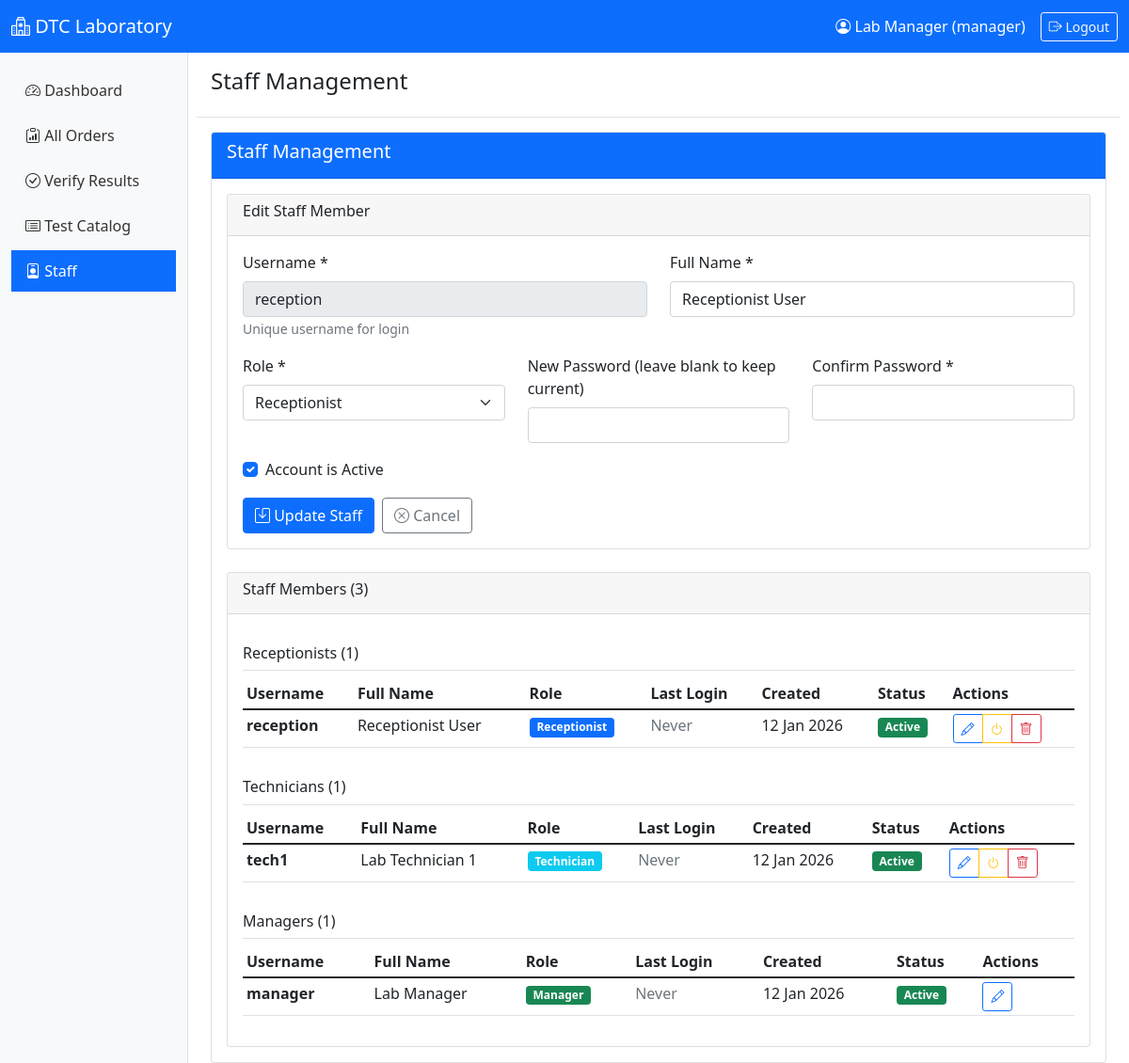
The page /staff.php?edit=1 (signed in) on the database its author committed.
### tables this page shows
CREATE TABLE IF NOT EXISTS staff (
    id INT PRIMARY KEY AUTO_INCREMENT,
    username VARCHAR(50) UNIQUE NOT NULL,
    full_name VARCHAR(200) NOT NULL,
    role ENUM('receptionist', 'technician', 'manager') NOT NULL,
    password_hash VARCHAR(255) NOT NULL,
    is_active BOOLEAN DEFAULT TRUE,
    last_login DATETIME,
    created_at TIMESTAMP DEFAULT CURRENT_TIMESTAMP
);

### includes/Database.php (called while the page is built, shortened)
<?php
class Database {
    private $host = DB_HOST;
    private $user = DB_USER;
    private $pass = DB_PASS;
    private $dbname = DB_NAME;
    private $pdo;
    private $stmt;
    public function __construct() {
        $dsn = "mysql:host=" . $this->host . ";dbname=" . $this->dbname . ";charset=utf8mb4";
        $options = [
            PDO::ATTR_PERSISTENT => true,
            PDO::ATTR_ERRMODE => PDO::ERRMODE_EXCEPTION,
            PDO::ATTR_DEFAULT_FETCH_MODE => PDO::FETCH_ASSOC
        ];
        try {
            $this->pdo = new PDO($dsn, $this->user, $this->pass, $options);
        } catch (PDOException $e) {
            $this->error = $e->getMessage();
            die("Connection failed: " . $this->error);
        }
    }
    public function query($sql) {
        $this->stmt = $this->pdo->prepare($sql);
    }
    public function bind($param, $value, $type = null) {
        if (is_null($type)) {
            switch (true) {
                default:
                    $type = PDO::PARAM_STR;
            }
        }
        $this->stmt->bindValue($param, $value, $type);
    }
    public function execute() {
        return $this->stmt->execute();
    }
    public function resultSet() {
        $this->execute();
        return $this->stmt->fetchAll();
    }
    public function single() {
        $this->execute();
        return $this->stmt->fetch();
    }
}
?>

### staff.php (the view, shortened to what this page needs)
<?php
require_once 'includes/header.php';
require_once 'includes/Database.php';
$db = new Database();
$db->query('SELECT * FROM staff ORDER BY role, full_name');
$staff_members = $db->resultSet();
$staff_by_role = [];
foreach ($staff_members as $staff) {
    $staff_by_role[$staff['role']][] = $staff;
}
$edit_staff = null;
if (isset($_GET['edit'])) {
    $staff_id = $_GET['edit'];
    $db->query('SELECT * FROM staff WHERE id = :id');
    $db->bind(':id', $staff_id);
    $edit_staff = $db->single();
}
?>
<div class="row">
    <div class="col-md-12">
        <div class="card">
            <div class="card-header bg-primary text-white">
                <h5>Staff Management</h5>
            </div>
            <div class="card-body">
                <div class="card mb-4">
                    <div class="card-header">
                        <h6><?php echo $edit_staff ? 'Edit Staff Member' : 'Add New Staff Member'; ?></h6>
                    </div>
                    <div class="card-body">
                        <form method="POST" action="">
                            <div class="row">
                                <div class="col-md-6">
                                    <div class="mb-3">
                                        <label for="username" class="form-label">Username *</label>
                                        <input type="text" class="form-control" id="username"
                                               name="username" value="<?php echo $edit_staff['username'] ?? ''; ?>"
                                               <?php echo $edit_staff ? 'readonly' : 'required'; ?>>
                                        <small class="text-muted">Unique username for login</small>
                                    </div>
                                </div>
                                <div class="col-md-6">
                                    <div class="mb-3">
                                        <label for="full_name" class="form-label">Full Name *</label>
                                        <input type="text" class="form-control" id="full_name"
                                               name="full_name" value="<?php echo $edit_staff['full_name'] ?? ''; ?>" required>
                                    </div>
                                </div>
                            </div>
                            <div class="row">
                                <div class="col-md-4">
                                    <div class="mb-3">
                                        <label for="role" class="form-label">Role *</label>
                                        <select class="form-select" id="role" name="role" required>
                                            <option value="receptionist" <?php echo ($edit_staff['role'] ?? '') == 'receptionist' ? 'selected' : ''; ?>>Receptionist</option>
                                        </select>
                                    </div>
                                </div>
                                <div class="col-md-4">
                                    <div class="mb-3">
                                        <label for="password" class="form-label">
                                            <?php echo $edit_staff ? 'New Password (leave blank to keep current)' : 'Password *'; ?>
                                        </label>
                                        <input type="password" class="form-control" id="password"
                                               name="password" <?php echo !$edit_staff ? 'required' : ''; ?>>
                                    </div>
                                </div>
                                <div class="col-md-4">
                                    <div class="mb-3">
                                        <label for="confirm_password" class="form-label">Confirm Password *</label>
                                        <input type="password" class="form-control" id="confirm_password"
                                               name="confirm_password" <?php echo !$edit_staff ? 'required' : ''; ?>>
                                    </div>
                                </div>
                            </div>
                            <?php if ($edit_staff): ?>
                            <div class="row">
                                <div class="col-md-12">
                                    <div class="form-check">
                                        <input class="form-check-input" type="checkbox" id="is_active"
                                               name="is_active" value="1"
                                               <?php echo ($edit_staff['is_active'] ?? 1) ? 'checked' : ''; ?>>
                                        <label class="form-check-label" for="is_active">
                                            Account is Active
                                        </label>
                                    </div>
                                </div>
                            </div>
                            <?php endif; ?>
                            <div class="d-grid gap-2 d-md-flex mt-3">
                                <?php if ($edit_staff): ?>
                                    <button type="submit" name="update_staff" class="btn btn-primary">
                                        <i class="bi bi-save"></i> Update Staff
                                    </button>
                                    <a href="staff.php" class="btn btn-outline-secondary">
                                        <i class="bi bi-x-circle"></i> Cancel
                                    </a>
                                <?php else: ?>
                                    <button type="submit" name="add_staff" class="btn btn-success">
                                        <i class="bi bi-plus-circle"></i> Add Staff
                                    </button>
                                <?php endif; ?>
                            </div>
                        </form>
                    </div>
                </div>
                <div class="card">
                    <div class="card-header">
                        <h6>Staff Members (<?php echo count($staff_members); ?>)</h6>
                    </div>
                    <div class="card-body">
                        <?php foreach ($staff_by_role as $role => $role_staff): ?>
                        <h6 class="mt-3 border-bottom pb-2">
                            <?php echo ucfirst($role) . 's'; ?> (<?php echo count($role_staff); ?>)
                        </h6>
                        <div class="table-responsive">
                            <table class="table table-sm">
                                <thead>
                                    <tr>
                                        <th>Username</th>
                                        <th>Full Name</th>
                                        <th>Role</th>
                                        <th>Last Login</th>
                                        <th>Created</th>
                                        <th>Status</th>
                                        <th>Actions</th>
                                    </tr>
                                </thead>
                                <tbody>
                                    <?php foreach ($role_staff as $staff): ?>
                                    <tr class="<?php echo !$staff['is_active'] ? 'table-secondary' : ''; ?>">
                                        <td><strong><?php echo $staff['username']; ?></strong></td>
                                        <td><?php echo $staff['full_name']; ?></td>
                                        <td>
                                            <span class="badge bg-<?php
                                                switch($staff['role']) {
                                                    case 'receptionist': echo 'primary'; break;
                                                    case 'technician': echo 'info'; break;
                                                    case 'manager': echo 'success'; break;
                                                }
                                            ?>">
                                                <?php echo ucfirst($staff['role']); ?>
                                            </span>
                                        </td>
                                        <td>
                                            <?php if ($staff['last_login']): ?>
                                                <?php echo date('d M Y, h:i A', strtotime($staff['last_login'])); ?>
                                            <?php else: ?>
                                                <span class="text-muted">Never</span>
                                            <?php endif; ?>
                                        </td>
                                        <td><?php echo date('d M Y', strtotime($staff['created_at'])); ?></td>
                                        <td>
                                            <?php if ($staff['is_active']): ?>
                                                <span class="badge bg-success">Active</span>
                                            <?php else: ?>
                                                <span class="badge bg-secondary">Inactive</span>
                                            <?php endif; ?>
                                        </td>
                                        <td>
                                            <div class="btn-group btn-group-sm">
                                                <a href="staff.php?edit=<?php echo $staff['id']; ?>"
                                                   class="btn btn-outline-primary">
                                                    <i class="bi bi-pencil"></i>
                                                </a>
                                                <?php if ($staff['id'] != $_SESSION['user_id']): ?>
                                                    <a href="staff.php?toggle_active=<?php echo $staff['id']; ?>"
                                                       class="btn btn-outline-<?php echo $staff['is_active'] ? 'warning' : 'success'; ?>"
                                                       onclick="return confirm('<?php echo $staff['is_active'] ? 'Deactivate' : 'Activate'; ?> this account?')">
                                                        <i class="bi bi-power"></i>
                                                    </a>
                                                    <a href="staff.php?delete=<?php echo $staff['id']; ?>"
                                                       class="btn btn-outline-danger"
                                                       onclick="return confirm('Delete this staff member permanently?')">
                                                        <i class="bi bi-trash"></i>
                                                    </a>
                                                <?php endif; ?>
                                            </div>
                                        </td>
                                    </tr>
                                    <?php endforeach; ?>
                                </tbody>
                            </table>
                        </div>
                        <?php endforeach; ?>
                    </div>
                </div>
            </div>
        </div>
    </div>
</div>
<?php require_once 'includes/footer.php'; ?>

### rows shown on the page
staff: username "reception", full_name "Receptionist User", role "Receptionist", is_active "☑", shows "Never", created_at "12 Jan 2026", shows "Active"
staff: username "tech1", full_name "Lab Technician 1", role "Technician", shows "Never", created_at "12 Jan 2026", is_active "Active"
staff: username "manager", full_name "Lab Manager", role "Manager", shows "Never", created_at "12 Jan 2026", is_active "Active"

### other values the page prints
$_SESSION['full_name'] "Lab Manager"
$_SESSION['role'] "manager"
$page_title "Staff Management"
count($staff_members) "3"
$role "Receptionist"
count($role_staff) "1"
$role "Technician"
$role "Manager"
